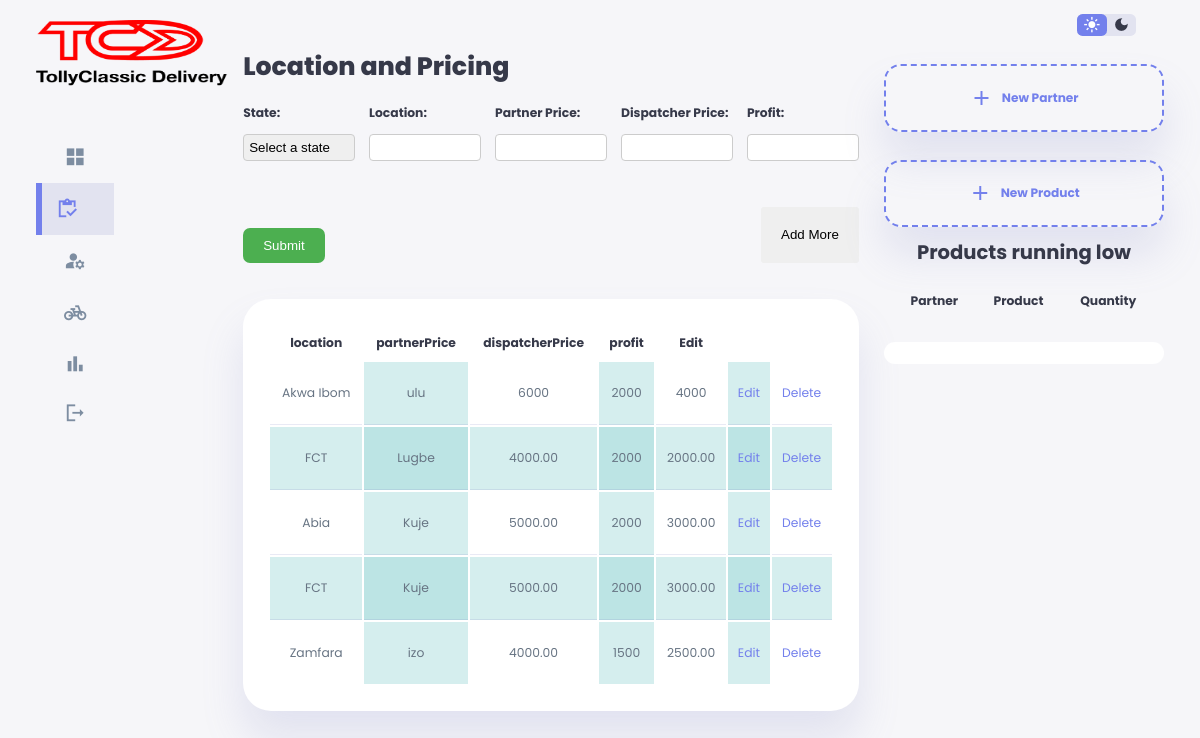
/abojuto/ninan.php (signed in), run on the app's committed database.
### tables this page shows
CREATE TABLE `ninawo` (
  `id` int(11) NOT NULL,
  `sod` varchar(100) NOT NULL,
  `location` varchar(100) NOT NULL,
  `partnerPrice` varchar(100) NOT NULL,
  `dispatcherPrice` varchar(100) NOT NULL,
  `profit` varchar(100) NOT NULL,
  `date` timestamp NOT NULL DEFAULT current_timestamp() ON UPDATE current_timestamp()
);

### abojuto/ninan.php (the view, shortened to what this page needs)
<!DOCTYPE html>
<html lang="en">
<head>
    <link rel="stylesheet" href="css/styls.css">
</head>
<body>
    <div class="container">
        <aside>
            <div class="top">
                <div class="logo">
                    <img src="./images/logo.png">
                </div>
            </div>
            <div class="sideBar">
                <a href="index.php">
                    <span class="material-icons-sharp">grid_view</span>
                </a>
                <a href="ninan.php" class="active">
                    <span class="material-icons-sharp">inventory</span>
                </a>
                <a href="newUser.php">
                    <span class="material-icons-sharp">manage_accounts</span>
                </a>
                <a href="newCaptain.php">
                    <span class="material-icons-sharp">pedal_bike</span>
                </a>
                <a href="iroeri.php">
                    <span class="material-icons-sharp">bar_chart</span>
                </a>
                <a href="../logout.php">
                    <span class="material-icons-sharp">logout</span>
                </a>
            </div>
        </aside>
        <main>
            <div class="recent-sales">
                <h1>Location and Pricing</h1><br>
                <form class="five-column-form" action="ninawowole.php" method="POST">
                    <div id="fields-container">
                        <div class="field-container">
                            <div class="field-group">
                                <label for="sod">State:</label>
                                <select id="sod" name="sod[]" required>
                                    <option value="">Select a state</option>
                                </select><br>
                            </div>
                            <div class="field-group">
                                <label for="location">Location:</label>
                                <input type="text" name="location[]" required>
                            </div>
                            <div class="field-group">
                                <label for="partnerPrice">Partner Price:</label>
                                <input type="text" id="partnerPrice" name="partnerPrice[]" required
                                    oninput="calculateProfit(this)">
                            </div>
                            <div class="field-group">
                                <label for="dispatcherPrice">Dispatcher Price:</label>
                                <input type="text" id="dispatcherPrice" name="dispatcherPrice[]" required
                                    oninput="calculateProfit(this)">
                            </div>
                            <div class="field-group">
                                <label for="profit">Profit:</label>
                                <input type="text" id="profit" name="profit[]" readonly>
                            </div>
                        </div>
                    </div>
                    <div class="button-container">
                        <div class="job">
                            <input type="submit" value="Submit">
                        </div>
                        <button type="button" class="add-button" onclick="addDataField()">Add More</button>
                    </div>
                </form><br>
                <br>
                <table style="width: 100%;">
                    <thead>
                        <tr>
                            <th>location</th>
                            <th>partnerPrice</th>
                            <th>dispatcherPrice</th>
                            <th>profit</th>
                            <th>Edit</th>
                        </tr>
                    </thead>
                    <tbody id="table-body">
                        <?php
                        require '../config.php';
                        $query = mysqli_query($conn, "SELECT id, sod, location, partnerPrice, dispatcherPrice, profit FROM ninawo ORDER BY location DESC");
                        while ($row = mysqli_fetch_array($query)) {
                            $id = $row['id'];
                            $sod = $row['sod'];
                            $location = $row['location'];
                            $partnerPrice = $row['partnerPrice'];
                            $dispatcherPrice = $row['dispatcherPrice'];
                            $profit = $row['profit'];
                            ?>
                        <tr>
                            <td><?php echo htmlspecialchars($sod); ?></td>
                            <td><?php echo htmlspecialchars($location); ?></td>
                            <td><?php echo htmlspecialchars($partnerPrice); ?></td>
                            <td><?php echo htmlspecialchars($dispatcherPrice); ?></td>
                            <td><?php echo htmlspecialchars($profit); ?></td>
                            <td><a href="tunse.php?location=<?php echo urlencode($id); ?>">Edit</a></td>
                            <td><a href="yokuro.php?location=<?php echo urlencode($id); ?>">Delete</a></td>
                        </tr>
                        <?php } ?>
                    </tbody>
                </table>
            </div>
        </main>
        <div class="right">
            <div class="top">
                <div class="theme-toggler">
                    <span id="light-mode-icon" class="material-icons-sharp active">light_mode</span>
                    <span id="dark-mode-icon" class="material-icons-sharp">dark_mode</span>
                </div>
            </div>
            <div class="sales-analytics">
                <a href="newalabasepo.php">
                    <div class="item add-product">
                        <div>
                            <span class="material-icons-sharp">add</span>
                            <h3>New Partner</h3>
                        </div>
                    </div>
                </a>
                <a href="ojatitun.php">
                    <div class="item add-product">
                        <div>
                            <span class="material-icons-sharp">add</span>
                            <h3>New Product</h3>
                        </div>
                    </div>
                </a>
                <span>
                    <center>
                        <h2>Products running low</h2>
                    </center>
                </span>
                <table style="width: 100%;">
                    <thead>
                        <tr>
                            <th>Partner</th>
                            <th>Product</th>
                            <th>Quantity</th>
                        </tr>
                    </thead>
                </table>
                <div class="item-online">
                    <div class="right">
                        <table style="width: 100%;" class="due_client">
                        </table>
                    </div>
                </div>
            </div>
        </div>
    </div>
</body>
</html>

### abojuto/ninan.php (style rules this page uses)
table, th, td { padding: 8px; }
tr:nth-child(even) { background-color: rgba(150, 212, 212, 0.4); }
td:nth-child(even) { background-color: rgba(150, 212, 212, 0.4); }
select { flex-basis: 33.33%; width: 100%; padding: 5px; border: 1px solid #ccc; border-radius: 4px; margin-top: 7px; }

### data on the page
ninawo: sod "Akwa Ibom", location "ulu", partnerPrice "6000", dispatcherPrice "2000", profit "4000"
ninawo: sod "FCT", location "Lugbe", partnerPrice "4000.00", dispatcherPrice "2000", profit "2000.00"
ninawo: sod "Abia", location "Kuje", partnerPrice "5000.00", dispatcherPrice "2000", profit "3000.00"
ninawo: sod "FCT", location "Kuje", partnerPrice "5000.00", dispatcherPrice "2000", profit "3000.00"
ninawo: sod "Zamfara", location "izo", partnerPrice "4000.00", dispatcherPrice "1500", profit "2500.00"
